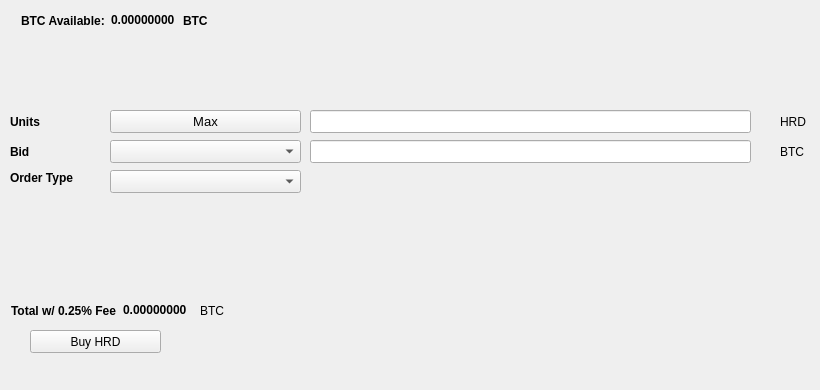
   <widget class="QWidget" name="BuyTab">
    <attribute name="title">
     <string>Buy</string>
    </attribute>
    <widget class="QPushButton" name="BuyHRD">
     <property name="geometry">
      <rect>
       <x>30</x>
       <y>330</y>
       <width>131</width>
       <height>23</height>
      </rect>
     </property>
     <property name="text">
      <string>Buy HRD</string>
     </property>
     <property name="icon">
      <iconset resource="../hiredcoin.qrc">
       <normaloff>:/icons/bitcoin</normaloff>:/icons/bitcoin</iconset>
     </property>
    </widget>
    <widget class="QLabel" name="label_3">
     <property name="geometry">
      <rect>
       <x>10</x>
       <y>110</y>
       <width>46</width>
       <height>23</height>
      </rect>
     </property>
     <property name="font">
      <font>
       <weight>75</weight>
       <bold>true</bold>
      </font>
     </property>
     <property name="text">
      <string>Units</string>
     </property>
    </widget>
    <widget class="QLineEdit" name="UnitsInput">
     <property name="geometry">
      <rect>
       <x>310</x>
       <y>110</y>
       <width>441</width>
       <height>23</height>
      </rect>
     </property>
     <property name="font">
      <font>
       <pointsize>9</pointsize>
       <weight>75</weight>
       <bold>true</bold>
      </font>
     </property>
    </widget>
    <widget class="QLineEdit" name="BuyBidPriceEdit">
     <property name="geometry">
      <rect>
       <x>310</x>
       <y>140</y>
       <width>441</width>
       <height>23</height>
      </rect>
     </property>
     <property name="font">
      <font>
       <pointsize>9</pointsize>
       <weight>75</weight>
       <bold>true</bold>
      </font>
     </property>
    </widget>
    <widget class="QLabel" name="label_4">
     <property name="geometry">
      <rect>
       <x>780</x>
       <y>110</y>
       <width>31</width>
       <height>23</height>
      </rect>
     </property>
     <property name="text">
      <string>HRD</string>
     </property>
    </widget>
    <widget class="QLabel" name="label_5">
     <property name="geometry">
      <rect>
       <x>780</x>
       <y>140</y>
       <width>31</width>
       <height>23</height>
      </rect>
     </property>
     <property name="text">
      <string>BTC</string>
     </property>
    </widget>
    <widget class="QLabel" name="label_6">
     <property name="geometry">
      <rect>
       <x>10</x>
       <y>140</y>
       <width>46</width>
       <height>23</height>
      </rect>
     </property>
     <property name="font">
      <font>
       <weight>75</weight>
       <bold>true</bold>
      </font>
     </property>
     <property name="text">
      <string>Bid</string>
     </property>
    </widget>
    <widget class="QLabel" name="label_7">
     <property name="geometry">
      <rect>
       <x>10</x>
       <y>170</y>
       <width>91</width>
       <height>16</height>
      </rect>
     </property>
     <property name="font">
      <font>
       <weight>75</weight>
       <bold>true</bold>
      </font>
     </property>
     <property name="text">
      <string>Order Type</string>
     </property>
    </widget>
    <widget class="QPushButton" name="Buy_Max_Amount">
     <property name="geometry">
      <rect>
       <x>110</x>
       <y>110</y>
       <width>191</width>
       <height>23</height>
      </rect>
     </property>
     <property name="font">
      <font>
       <pointsize>10</pointsize>
      </font>
     </property>
     <property name="text">
      <string>Max</string>
     </property>
    </widget>
    <widget class="QComboBox" name="BuyBidcomboBox">
     <property name="geometry">
      <rect>
       <x>110</x>
       <y>140</y>
       <width>191</width>
       <height>23</height>
      </rect>
     </property>
     <property name="font">
      <font>
       <pointsize>10</pointsize>
      </font>
     </property>
    </widget>
    <widget class="QComboBox" name="buyOrdertypeCombo">
     <property name="geometry">
      <rect>
       <x>110</x>
       <y>170</y>
       <width>191</width>
       <height>23</height>
      </rect>
     </property>
     <property name="font">
      <font>
       <pointsize>10</pointsize>
      </font>
     </property>
    </widget>
    <widget class="QWidget" name="layoutWidget1">
     <property name="geometry">
      <rect>
       <x>21</x>
       <y>11</y>
       <width>227</width>
       <height>19</height>
      </rect>
     </property>
     <layout class="QHBoxLayout" name="horizontalLayout_3">
      <item>
       <widget class="QLabel" name="label232">
        <property name="font">
         <font>
          <weight>75</weight>
          <bold>true</bold>
         </font>
        </property>
        <property name="text">
         <string>BTC Available:</string>
        </property>
       </widget>
      </item>
      <item>
       <widget class="QLabel" name="BtcAvailableLbl">
        <property name="palette">
         <palette>
          <active>
           <colorrole role="WindowText">
            <brush brushstyle="SolidPattern">
             <color alpha="255">
              <red>0</red>
              <green>0</green>
              <blue>0</blue>
             </color>
            </brush>
           </colorrole>
           <colorrole role="Button">
            <brush brushstyle="SolidPattern">
             <color alpha="255">
              <red>0</red>
              <green>170</green>
              <blue>0</blue>
             </color>
            </brush>
           </colorrole>
           <colorrole role="Light">
            <brush brushstyle="SolidPattern">
             <color alpha="255">
              <red>0</red>
              <green>255</green>
              <blue>0</blue>
             </color>
            </brush>
           </colorrole>
           <colorrole role="Midlight">
            <brush brushstyle="SolidPattern">
             <color alpha="255">
              <red>0</red>
              <green>212</green>
              <blue>0</blue>
             </color>
            </brush>
           </colorrole>
           <colorrole role="Dark">
            <brush brushstyle="SolidPattern">
             <color alpha="255">
              <red>0</red>
              <green>85</green>
              <blue>0</blue>
             </color>
            </brush>
           </colorrole>
           <colorrole role="Mid">
            <brush brushstyle="SolidPattern">
             <color alpha="255">
              <red>0</red>
              <green>113</green>
              <blue>0</blue>
             </color>
            </brush>
           </colorrole>
           <colorrole role="Text">
            <brush brushstyle="SolidPattern">
             <color alpha="255">
              <red>0</red>
              <green>170</green>
              <blue>0</blue>
             </color>
            </brush>
           </colorrole>
           <colorrole role="BrightText">
            <brush brushstyle="SolidPattern">
             <color alpha="255">
              <red>255</red>
              <green>255</green>
              <blue>255</blue>
             </color>
            </brush>
           </colorrole>
           <colorrole role="ButtonText">
            <brush brushstyle="SolidPattern">
             <color alpha="255">
              <red>0</red>
              <green>0</green>
              <blue>0</blue>
             </color>
            </brush>
           </colorrole>
           <colorrole role="Base">
            <brush brushstyle="SolidPattern">
             <color alpha="255">
              <red>255</red>
              <green>255</green>
              <blue>255</blue>
             </color>
            </brush>
           </colorrole>
           <colorrole role="Window">
            <brush brushstyle="SolidPattern">
             <color alpha="255">
              <red>0</red>
              <green>170</green>
              <blue>0</blue>
             </color>
            </brush>
           </colorrole>
           <colorrole role="Shadow">
            <brush brushstyle="SolidPattern">
             <color alpha="255">
              <red>0</red>
              <green>0</green>
              <blue>0</blue>
             </color>
            </brush>
           </colorrole>
           <colorrole role="AlternateBase">
            <brush brushstyle="SolidPattern">
             <color alpha="255">
              <red>127</red>
              <green>212</green>
              <blue>127</blue>
             </color>
            </brush>
           </colorrole>
           <colorrole role="ToolTipBase">
            <brush brushstyle="SolidPattern">
             <color alpha="255">
              <red>255</red>
              <green>255</green>
              <blue>220</blue>
             </color>
            </brush>
           </colorrole>
           <colorrole role="ToolTipText">
            <brush brushstyle="SolidPattern">
             <color alpha="255">
              <red>0</red>
              <green>0</green>
              <blue>0</blue>
             </color>
            </brush>
           </colorrole>
          </active>
          <inactive>
           <colorrole role="WindowText">
            <brush brushstyle="SolidPattern">
             <color alpha="255">
              <red>0</red>
              <green>0</green>
              <blue>0</blue>
             </color>
            </brush>
           </colorrole>
           <colorrole role="Button">
            <brush brushstyle="SolidPattern">
             <color alpha="255">
              <red>0</red>
              <green>170</green>
              <blue>0</blue>
             </color>
            </brush>
           </colorrole>
           <colorrole role="Light">
            <brush brushstyle="SolidPattern">
             <color alpha="255">
              <red>0</red>
              <green>255</green>
              <blue>0</blue>
             </color>
            </brush>
           </colorrole>
           <colorrole role="Midlight">
            <brush brushstyle="SolidPattern">
             <color alpha="255">
              <red>0</red>
              <green>212</green>
              <blue>0</blue>
             </color>
            </brush>
           </colorrole>
           <colorrole role="Dark">
            <brush brushstyle="SolidPattern">
             <color alpha="255">
              <red>0</red>
              <green>85</green>
              <blue>0</blue>
             </color>
            </brush>
           </colorrole>
           <colorrole role="Mid">
            <brush brushstyle="SolidPattern">
             <color alpha="255">
              <red>0</red>
              <green>113</green>
              <blue>0</blue>
             </color>
            </brush>
           </colorrole>
           <colorrole role="Text">
            <brush brushstyle="SolidPattern">
             <color alpha="255">
              <red>0</red>
              <green>170</green>
              <blue>0</blue>
             </color>
            </brush>
           </colorrole>
           <colorrole role="BrightText">
            <brush brushstyle="SolidPattern">
             <color alpha="255">
              <red>255</red>
              <green>255</green>
              <blue>255</blue>
             </color>
            </brush>
           </colorrole>
           <colorrole role="ButtonText">
            <brush brushstyle="SolidPattern">
             <color alpha="255">
              <red>0</red>
              <green>0</green>
              <blue>0</blue>
             </color>
            </brush>
           </colorrole>
           <colorrole role="Base">
            <brush brushstyle="SolidPattern">
             <color alpha="255">
              <red>255</red>
              <green>255</green>
              <blue>255</blue>
             </color>
            </brush>
           </colorrole>
           <colorrole role="Window">
            <brush brushstyle="SolidPattern">
             <color alpha="255">
              <red>0</red>
              <green>170</green>
              <blue>0</blue>
             </color>
            </brush>
           </colorrole>
           <colorrole role="Shadow">
            <brush brushstyle="SolidPattern">
             <color alpha="255">
              <red>0</red>
              <green>0</green>
              <blue>0</blue>
             </color>
            </brush>
           </colorrole>
           <colorrole role="AlternateBase">
            <brush brushstyle="SolidPattern">
             <color alpha="255">
              <red>127</red>
              <green>212</green>
              <blue>127</blue>
             </color>
            </brush>
           </colorrole>
           <colorrole role="ToolTipBase">
            <brush brushstyle="SolidPattern">
             <color alpha="255">
              <red>255</red>
              <green>255</green>
              <blue>220</blue>
             </color>
            </brush>
           </colorrole>
           <colorrole role="ToolTipText">
            <brush brushstyle="SolidPattern">
             <color alpha="255">
              <red>0</red>
              <green>0</green>
              <blue>0</blue>
             </color>
            </brush>
           </colorrole>
          </inactive>
          <disabled>
           <colorrole role="WindowText">
            <brush brushstyle="SolidPattern">
             <color alpha="255">
              <red>0</red>
              <green>85</green>
              <blue>0</blue>
             </color>
            </brush>
           </colorrole>
           <colorrole role="Button">
            <brush brushstyle="SolidPattern">
             <color alpha="255">
              <red>0</red>
              <green>170</green>
              <blue>0</blue>
             </color>
            </brush>
           </colorrole>
           <colorrole role="Light">
            <brush brushstyle="SolidPattern">
             <color alpha="255">
              <red>0</red>
              <green>255</green>
              <blue>0</blue>
             </color>
            </brush>
           </colorrole>
           <colorrole role="Midlight">
            <brush brushstyle="SolidPattern">
             <color alpha="255">
              <red>0</red>
              <green>212</green>
              <blue>0</blue>
             </color>
            </brush>
           </colorrole>
           <colorrole role="Dark">
            <brush brushstyle="SolidPattern">
             <color alpha="255">
              <red>0</red>
              <green>85</green>
              <blue>0</blue>
             </color>
            </brush>
           </colorrole>
           <colorrole role="Mid">
            <brush brushstyle="SolidPattern">
             <color alpha="255">
              <red>0</red>
              <green>113</green>
              <blue>0</blue>
             </color>
            </brush>
           </colorrole>
           <colorrole role="Text">
            <brush brushstyle="SolidPattern">
             <color alpha="255">
              <red>0</red>
              <green>85</green>
              <blue>0</blue>
             </color>
            </brush>
           </colorrole>
           <colorrole role="BrightText">
            <brush brushstyle="SolidPattern">
             <color alpha="255">
              <red>255</red>
              <green>255</green>
              <blue>255</blue>
             </color>
            </brush>
           </colorrole>
           <colorrole role="ButtonText">
            <brush brushstyle="SolidPattern">
             <color alpha="255">
              <red>0</red>
              <green>85</green>
              <blue>0</blue>
             </color>
            </brush>
           </colorrole>
           <colorrole role="Base">
            <brush brushstyle="SolidPattern">
             <color alpha="255">
              <red>0</red>
              <green>170</green>
              <blue>0</blue>
             </color>
            </brush>
           </colorrole>
           <colorrole role="Window">
            <brush brushstyle="SolidPattern">
             <color alpha="255">
              <red>0</red>
              <green>170</green>
              <blue>0</blue>
             </color>
            </brush>
           </colorrole>
           <colorrole role="Shadow">
            <brush brushstyle="SolidPattern">
             <color alpha="255">
              <red>0</red>
              <green>0</green>
              <blue>0</blue>
             </color>
            </brush>
           </colorrole>
           <colorrole role="AlternateBase">
            <brush brushstyle="SolidPattern">
             <color alpha="255">
              <red>0</red>
              <green>170</green>
              <blue>0</blue>
             </color>
            </brush>
           </colorrole>
           <colorrole role="ToolTipBase">
            <brush brushstyle="SolidPattern">
             <color alpha="255">
              <red>255</red>
              <green>255</green>
              <blue>220</blue>
             </color>
            </brush>
           </colorrole>
           <colorrole role="ToolTipText">
            <brush brushstyle="SolidPattern">
             <color alpha="255">
              <red>0</red>
              <green>0</green>
              <blue>0</blue>
             </color>
            </brush>
           </colorrole>
          </disabled>
         </palette>
        </property>
        <property name="font">
         <font>
          <weight>75</weight>
          <bold>true</bold>
         </font>
        </property>
        <property name="text">
         <string>0.00000000</string>
        </property>
        <property name="textInteractionFlags">
         <set>Qt::LinksAccessibleByMouse|Qt::TextSelectableByKeyboard|Qt::TextSelectableByMouse</set>
        </property>
       </widget>
      </item>
      <item>
       <widget class="QLabel" name="BtcAvailableLbl_2">
        <property name="font">
         <font>
          <weight>75</weight>
          <bold>true</bold>
         </font>
        </property>
        <property name="text">
         <string>BTC</string>
        </property>
       </widget>
      </item>
     </layout>
    </widget>
    <widget class="QWidget" name="layoutWidge2">
     <property name="geometry">
      <rect>
       <x>11</x>
       <y>301</y>
       <width>259</width>
       <height>19</height>
      </rect>
     </property>
     <layout class="QHBoxLayout" name="horizontalLayout_4">
      <item>
       <widget class="QLabel" name="label_9">
        <property name="font">
         <font>
          <weight>75</weight>
          <bold>true</bold>
         </font>
        </property>
        <property name="text">
         <string>Total w/ 0.25% Fee</string>
        </property>
       </widget>
      </item>
      <item>
       <widget class="QLabel" name="BuyCostLabel">
        <property name="palette">
         <palette>
          <active>
           <colorrole role="WindowText">
            <brush brushstyle="SolidPattern">
             <color alpha="255">
              <red>0</red>
              <green>0</green>
              <blue>0</blue>
             </color>
            </brush>
           </colorrole>
           <colorrole role="Button">
            <brush brushstyle="SolidPattern">
             <color alpha="255">
              <red>0</red>
              <green>170</green>
              <blue>0</blue>
             </color>
            </brush>
           </colorrole>
           <colorrole role="Light">
            <brush brushstyle="SolidPattern">
             <color alpha="255">
              <red>0</red>
              <green>255</green>
              <blue>0</blue>
             </color>
            </brush>
           </colorrole>
           <colorrole role="Midlight">
            <brush brushstyle="SolidPattern">
             <color alpha="255">
              <red>0</red>
              <green>212</green>
              <blue>0</blue>
             </color>
            </brush>
           </colorrole>
           <colorrole role="Dark">
            <brush brushstyle="SolidPattern">
             <color alpha="255">
              <red>0</red>
              <green>85</green>
              <blue>0</blue>
             </color>
            </brush>
           </colorrole>
           <colorrole role="Mid">
            <brush brushstyle="SolidPattern">
             <color alpha="255">
              <red>0</red>
              <green>113</green>
              <blue>0</blue>
             </color>
            </brush>
           </colorrole>
           <colorrole role="Text">
            <brush brushstyle="SolidPattern">
             <color alpha="255">
              <red>0</red>
              <green>170</green>
              <blue>0</blue>
             </color>
            </brush>
           </colorrole>
           <colorrole role="BrightText">
            <brush brushstyle="SolidPattern">
             <color alpha="255">
              <red>255</red>
              <green>255</green>
              <blue>255</blue>
             </color>
            </brush>
           </colorrole>
           <colorrole role="ButtonText">
            <brush brushstyle="SolidPattern">
             <color alpha="255">
              <red>0</red>
              <green>0</green>
              <blue>0</blue>
             </color>
            </brush>
           </colorrole>
           <colorrole role="Base">
            <brush brushstyle="SolidPattern">
             <color alpha="255">
              <red>255</red>
              <green>255</green>
              <blue>255</blue>
             </color>
            </brush>
           </colorrole>
           <colorrole role="Window">
            <brush brushstyle="SolidPattern">
             <color alpha="255">
              <red>0</red>
              <green>170</green>
              <blue>0</blue>
             </color>
            </brush>
           </colorrole>
           <colorrole role="Shadow">
            <brush brushstyle="SolidPattern">
             <color alpha="255">
              <red>0</red>
              <green>0</green>
              <blue>0</blue>
             </color>
            </brush>
           </colorrole>
           <colorrole role="AlternateBase">
            <brush brushstyle="SolidPattern">
             <color alpha="255">
              <red>127</red>
              <green>212</green>
              <blue>127</blue>
             </color>
            </brush>
           </colorrole>
           <colorrole role="ToolTipBase">
            <brush brushstyle="SolidPattern">
             <color alpha="255">
              <red>255</red>
              <green>255</green>
              <blue>220</blue>
             </color>
            </brush>
           </colorrole>
           <colorrole role="ToolTipText">
            <brush brushstyle="SolidPattern">
             <color alpha="255">
              <red>0</red>
              <green>0</green>
              <blue>0</blue>
             </color>
            </brush>
           </colorrole>
          </active>
          <inactive>
           <colorrole role="WindowText">
            <brush brushstyle="SolidPattern">
             <color alpha="255">
              <red>0</red>
              <green>0</green>
              <blue>0</blue>
             </color>
            </brush>
           </colorrole>
           <colorrole role="Button">
            <brush brushstyle="SolidPattern">
             <color alpha="255">
              <red>0</red>
              <green>170</green>
              <blue>0</blue>
             </color>
            </brush>
           </colorrole>
           <colorrole role="Light">
            <brush brushstyle="SolidPattern">
             <color alpha="255">
              <red>0</red>
              <green>255</green>
              <blue>0</blue>
             </color>
            </brush>
           </colorrole>
           <colorrole role="Midlight">
            <brush brushstyle="SolidPattern">
             <color alpha="255">
              <red>0</red>
              <green>212</green>
              <blue>0</blue>
             </color>
            </brush>
           </colorrole>
           <colorrole role="Dark">
            <brush brushstyle="SolidPattern">
             <color alpha="255">
              <red>0</red>
              <green>85</green>
              <blue>0</blue>
             </color>
            </brush>
           </colorrole>
           <colorrole role="Mid">
            <brush brushstyle="SolidPattern">
             <color alpha="255">
              <red>0</red>
              <green>113</green>
              <blue>0</blue>
             </color>
            </brush>
           </colorrole>
           <colorrole role="Text">
            <brush brushstyle="SolidPattern">
             <color alpha="255">
              <red>0</red>
              <green>170</green>
              <blue>0</blue>
             </color>
            </brush>
           </colorrole>
           <colorrole role="BrightText">
            <brush brushstyle="SolidPattern">
             <color alpha="255">
              <red>255</red>
              <green>255</green>
              <blue>255</blue>
             </color>
            </brush>
           </colorrole>
           <colorrole role="ButtonText">
            <brush brushstyle="SolidPattern">
             <color alpha="255">
              <red>0</red>
              <green>0</green>
              <blue>0</blue>
             </color>
            </brush>
           </colorrole>
           <colorrole role="Base">
            <brush brushstyle="SolidPattern">
             <color alpha="255">
              <red>255</red>
              <green>255</green>
              <blue>255</blue>
             </color>
            </brush>
           </colorrole>
           <colorrole role="Window">
            <brush brushstyle="SolidPattern">
             <color alpha="255">
              <red>0</red>
              <green>170</green>
              <blue>0</blue>
             </color>
            </brush>
           </colorrole>
           <colorrole role="Shadow">
            <brush brushstyle="SolidPattern">
             <color alpha="255">
              <red>0</red>
              <green>0</green>
              <blue>0</blue>
             </color>
            </brush>
           </colorrole>
           <colorrole role="AlternateBase">
            <brush brushstyle="SolidPattern">
             <color alpha="255">
              <red>127</red>
              <green>212</green>
              <blue>127</blue>
             </color>
            </brush>
           </colorrole>
           <colorrole role="ToolTipBase">
            <brush brushstyle="SolidPattern">
             <color alpha="255">
              <red>255</red>
              <green>255</green>
              <blue>220</blue>
             </color>
            </brush>
           </colorrole>
           <colorrole role="ToolTipText">
            <brush brushstyle="SolidPattern">
             <color alpha="255">
              <red>0</red>
              <green>0</green>
              <blue>0</blue>
             </color>
            </brush>
           </colorrole>
          </inactive>
          <disabled>
           <colorrole role="WindowText">
            <brush brushstyle="SolidPattern">
             <color alpha="255">
              <red>0</red>
              <green>85</green>
              <blue>0</blue>
             </color>
            </brush>
           </colorrole>
           <colorrole role="Button">
            <brush brushstyle="SolidPattern">
             <color alpha="255">
              <red>0</red>
              <green>170</green>
              <blue>0</blue>
             </color>
            </brush>
           </colorrole>
           <colorrole role="Light">
            <brush brushstyle="SolidPattern">
             <color alpha="255">
              <red>0</red>
              <green>255</green>
              <blue>0</blue>
             </color>
            </brush>
           </colorrole>
           <colorrole role="Midlight">
            <brush brushstyle="SolidPattern">
             <color alpha="255">
              <red>0</red>
              <green>212</green>
              <blue>0</blue>
             </color>
            </brush>
           </colorrole>
           <colorrole role="Dark">
            <brush brushstyle="SolidPattern">
             <color alpha="255">
              <red>0</red>
              <green>85</green>
              <blue>0</blue>
             </color>
            </brush>
           </colorrole>
           <colorrole role="Mid">
            <brush brushstyle="SolidPattern">
             <color alpha="255">
              <red>0</red>
              <green>113</green>
              <blue>0</blue>
             </color>
            </brush>
           </colorrole>
           <colorrole role="Text">
            <brush brushstyle="SolidPattern">
             <color alpha="255">
              <red>0</red>
              <green>85</green>
              <blue>0</blue>
             </color>
            </brush>
           </colorrole>
           <colorrole role="BrightText">
            <brush brushstyle="SolidPattern">
             <color alpha="255">
              <red>255</red>
              <green>255</green>
              <blue>255</blue>
             </color>
            </brush>
           </colorrole>
           <colorrole role="ButtonText">
            <brush brushstyle="SolidPattern">
             <color alpha="255">
              <red>0</red>
              <green>85</green>
              <blue>0</blue>
             </color>
            </brush>
           </colorrole>
           <colorrole role="Base">
            <brush brushstyle="SolidPattern">
             <color alpha="255">
              <red>0</red>
              <green>170</green>
              <blue>0</blue>
             </color>
            </brush>
           </colorrole>
           <colorrole role="Window">
            <brush brushstyle="SolidPattern">
             <color alpha="255">
              <red>0</red>
              <green>170</green>
              <blue>0</blue>
             </color>
            </brush>
           </colorrole>
           <colorrole role="Shadow">
            <brush brushstyle="SolidPattern">
             <color alpha="255">
              <red>0</red>
              <green>0</green>
              <blue>0</blue>
             </color>
            </brush>
           </colorrole>
           <colorrole role="AlternateBase">
            <brush brushstyle="SolidPattern">
             <color alpha="255">
              <red>0</red>
              <green>170</green>
              <blue>0</blue>
             </color>
            </brush>
           </colorrole>
           <colorrole role="ToolTipBase">
            <brush brushstyle="SolidPattern">
             <color alpha="255">
              <red>255</red>
              <green>255</green>
              <blue>220</blue>
             </color>
            </brush>
           </colorrole>
           <colorrole role="ToolTipText">
            <brush brushstyle="SolidPattern">
             <color alpha="255">
              <red>0</red>
              <green>0</green>
              <blue>0</blue>
             </color>
            </brush>
           </colorrole>
          </disabled>
         </palette>
        </property>
        <property name="font">
         <font>
          <weight>75</weight>
          <bold>true</bold>
         </font>
        </property>
        <property name="autoFillBackground">
         <bool>false</bool>
        </property>
        <property name="text">
         <string>0.00000000</string>
        </property>
        <property name="textInteractionFlags">
         <set>Qt::LinksAccessibleByMouse|Qt::TextSelectableByMouse</set>
        </property>
       </widget>
      </item>
      <item>
       <widget class="QLabel" name="label_10">
        <property name="font">
         <font>
          <weight>50</weight>
          <bold>false</bold>
         </font>
        </property>
        <property name="text">
         <string>BTC</string>
        </property>
       </widget>
      </item>
     </layout>
    </widget>
    <widget class="QLabel" name="label_24">
     <property name="geometry">
      <rect>
       <x>460</x>
       <y>300</y>
       <width>281</width>
       <height>81</height>
      </rect>
     </property>
     <property name="text">
      <string/>
     </property>
     <property name="pixmap">
      <pixmap>:/images/bittrex</pixmap>
     </property>
    </widget>
   </widget>
